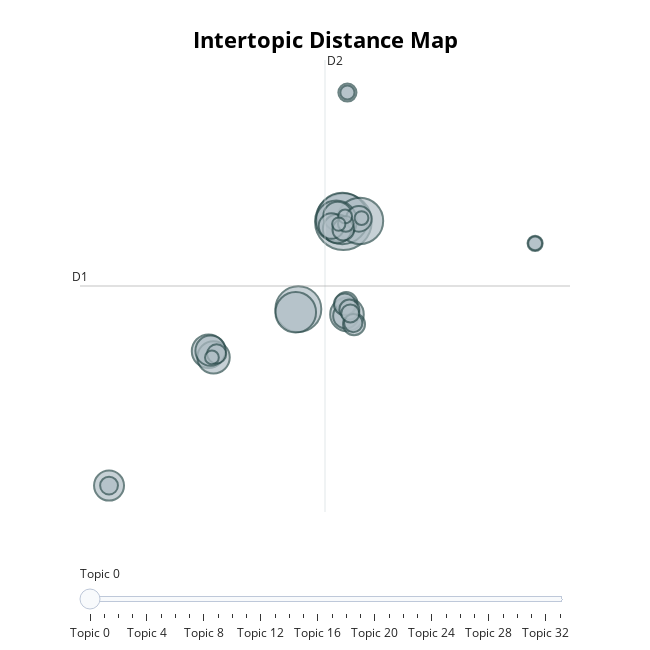

Notebook code for this chart:
### Code cell
bert_topic_model.reduce_topics(bert_text_list, nr_topics=35)
bert_topic_model.visualize_topics()

### Figure 1 — Plotly figure (JSON) as saved in the notebook; plotly's stock layout.template omitted (floating-point values rounded to 4 significant figures)
{"data": [{"customdata": [[0, "health | ai | clinical | medical | care", 1357], [1, "ai | data | customer | business | generative", 1122], [2, "rawpixel | px 300 | px | 300 | rawpixel ltd", 916], [3, "market | growth | analysis | global | intelligence", 895], [4, "gpt | chat | chat gpt | ai | microsoft", 717], [5, "nvidia | ai | edge | us | new", 700], [6, "ai | intelligence | artificial | biden | artificial intelligence", 479], [7, "sports | republic | ai | nfl | home", 477], [8, "nasdaq | stock | ai | market | shares", 446], [9, "price | share price | share | stocks | market", 389], [10, "india | ai | dh | indian | delhi", 381], [11, "china | ai | chinese | baidu | us", 352], [12, "students | ai | education | learning | gpt", 348], [13, "energy | ai | water | data | power", 278], [14, "ai | image | video | images | art", 278], [15, "security | ai | defense | cyber | cybersecurity", 271], [16, "altman | open ai | open | sam | ai", 214], [17, "music | ai | song | beatles | new", 205], [18, "musk | elon | elon musk | ai | open", 203], [19, "ai | retail | food | shopping | retailers", 198], [20, "air | radio | air playing | playing | npr", 170], [21, "gold | sie | ai | 100 | company", 155], [22, "actors | ai | strike | voice | sag", 142], [23, "apple | iphone | ai | os | new", 140], [24, "eu | ai | european | act | ai act", 139], [25, "uae | saudi | press | dubai | global", 135], [26, "automotive | driving | cars | vehicles | vehicle", 106], [27, "open | open ai | copyright | ai | times", 97], [28, "samsung | galaxy | ai | galaxy 24 | galaxy ai", 85], [29, "legal | ai | law | bob | everlaw", 82], [30, "financial | fraud | ai | sas | aml", 82], [31, "traded | btc | dollar | dollar trades | trades", 81], [32, "game | games | gaming | ai | np cs", 81], [33, "salary | data scientist | scientist | compensation | data", 76]], "hovertemplate": "<b>Topic %{customdata[0]}</b><br>%{customdata[1]}<br>Size: %{customdata[2]}", "legendgroup": "", "marker": {"color": "#B0BEC5", "line": {"color": "DarkSlateGrey", "width": 2}, "size": [1357, 1122, 916, 895, 717, 700, 479, 477, 446, 389, 381, 352, 348, 278, 278, 271, 214, 205, 203, 198, 170, 155, 142, 140, 139, 135, 106, 97, 85, 82, 82, 81, 81, 76], "sizemode": "area", "sizeref": 0.8481, "symbol": "circle"}, "mode": "markers", "name": "", "orientation": "v", "showlegend": false, "type": "scatter", "x": [3.217, 3.139, 4.526, -0.3356, 2.659, -0.539, 3.502, -7.418, -7.027, -7.263, -15.27, 2.768, 2.731, 2.279, 4.443, 3.41, 3.443, 4.058, 3.329, 3.213, 3.69, -6.782, 4.001, 3.537, 3.765, -15.27, 3.412, 18.35, 3.537, 18.35, 3.354, -7.154, 4.65, 2.854], "xaxis": "x", "y": [6.148, 6.375, 6.206, 0.02414, 6.197, -0.1975, -0.3445, -2.922, -3.353, -2.883, -12.34, 6.538, 5.651, 5.845, 6.35, -0.4493, 0.4302, -1.034, 0.3557, 5.594, -0.008824, -3.111, -0.9505, 15.2, -0.2765, -12.34, 5.999, 4.631, 15.2, 4.631, 6.52, -3.356, 6.405, 5.98], "yaxis": "y"}], "layout": {"annotations": [{"showarrow": false, "text": "D1", "x": -17.56, "y": 1.645, "yshift": 10}, {"showarrow": false, "text": "D2", "x": 1.769, "xshift": 10, "y": 17.48}], "height": 650, "hoverlabel": {"bgcolor": "white", "font": {"family": "Rockwell", "size": 16}}, "legend": {"itemsizing": "constant", "tracegroupgap": 0}, "margin": {"t": 60}, "shapes": [{"line": {"color": "#CFD8DC", "width": 2}, "type": "line", "x0": 1.769, "x1": 1.769, "y0": -14.19, "y1": 17.48}, {"line": {"color": "#9E9E9E", "width": 2}, "type": "line", "x0": -17.56, "x1": 21.1, "y0": 1.645, "y1": 1.645}], "sliders": [{"active": 0, "pad": {"t": 50}, "steps": [{"args": [{"marker.color": [["red", "#B0BEC5", "#B0BEC5", "#B0BEC5", "#B0BEC5", "#B0BEC5", "#B0BEC5", "#B0BEC5", "#B0BEC5", "#B0BEC5", "#B0BEC5", "#B0BEC5", "#B0BEC5", "#B0BEC5", "#B0BEC5", "#B0BEC5", "#B0BEC5", "#B0BEC5", "#B0BEC5", "#B0BEC5", "#B0BEC5", "#B0BEC5", "#B0BEC5", "#B0BEC5", "#B0BEC5", "#B0BEC5", "#B0BEC5", "#B0BEC5", "#B0BEC5", "#B0BEC5", "#B0BEC5", "#B0BEC5", "#B0BEC5", "#B0BEC5"]]}], "label": "Topic 0", "method": "update"}, {"args": [{"marker.color": [["#B0BEC5", "red", "#B0BEC5", "#B0BEC5", "#B0BEC5", "#B0BEC5", "#B0BEC5", "#B0BEC5", "#B0BEC5", "#B0BEC5", "#B0BEC5", "#B0BEC5", "#B0BEC5", "#B0BEC5", "#B0BEC5", "#B0BEC5", "#B0BEC5", "#B0BEC5", "#B0BEC5", "#B0BEC5", "#B0BEC5", "#B0BEC5", "#B0BEC5", "#B0BEC5", "#B0BEC5", "#B0BEC5", "#B0BEC5", "#B0BEC5", "#B0BEC5", "#B0BEC5", "#B0BEC5", "#B0BEC5", "#B0BEC5", "#B0BEC5"]]}], "label": "Topic 1", "method": "update"}, {"args": [{"marker.color": [["#B0BEC5", "#B0BEC5", "red", "#B0BEC5", "#B0BEC5", "#B0BEC5", "#B0BEC5", "#B0BEC5", "#B0BEC5", "#B0BEC5", "#B0BEC5", "#B0BEC5", "#B0BEC5", "#B0BEC5", "#B0BEC5", "#B0BEC5", "#B0BEC5", "#B0BEC5", "#B0BEC5", "#B0BEC5", "#B0BEC5", "#B0BEC5", "#B0BEC5", "#B0BEC5", "#B0BEC5", "#B0BEC5", "#B0BEC5", "#B0BEC5", "#B0BEC5", "#B0BEC5", "#B0BEC5", "#B0BEC5", "#B0BEC5", "#B0BEC5"]]}], "label": "Topic 2", "method": "update"}, {"args": [{"marker.color": [["#B0BEC5", "#B0BEC5", "#B0BEC5", "red", "#B0BEC5", "#B0BEC5", "#B0BEC5", "#B0BEC5", "#B0BEC5", "#B0BEC5", "#B0BEC5", "#B0BEC5", "#B0BEC5", "#B0BEC5", "#B0BEC5", "#B0BEC5", "#B0BEC5", "#B0BEC5", "#B0BEC5", "#B0BEC5", "#B0BEC5", "#B0BEC5", "#B0BEC5", "#B0BEC5", "#B0BEC5", "#B0BEC5", "#B0BEC5", "#B0BEC5", "#B0BEC5", "#B0BEC5", "#B0BEC5", "#B0BEC5", "#B0BEC5", "#B0BEC5"]]}], "label": "Topic 3", "method": "update"}, {"args": [{"marker.color": [["#B0BEC5", "#B0BEC5", "#B0BEC5", "#B0BEC5", "red", "#B0BEC5", "#B0BEC5", "#B0BEC5", "#B0BEC5", "#B0BEC5", "#B0BEC5", "#B0BEC5", "#B0BEC5", "#B0BEC5", "#B0BEC5", "#B0BEC5", "#B0BEC5", "#B0BEC5", "#B0BEC5", "#B0BEC5", "#B0BEC5", "#B0BEC5", "#B0BEC5", "#B0BEC5", "#B0BEC5", "#B0BEC5", "#B0BEC5", "#B0BEC5", "#B0BEC5", "#B0BEC5", "#B0BEC5", "#B0BEC5", "#B0BEC5", "#B0BEC5"]]}], "label": "Topic 4", "method": "update"}, {"args": [{"marker.color": [["#B0BEC5", "#B0BEC5", "#B0BEC5", "#B0BEC5", "#B0BEC5", "red", "#B0BEC5", "#B0BEC5", "#B0BEC5", "#B0BEC5", "#B0BEC5", "#B0BEC5", "#B0BEC5", "#B0BEC5", "#B0BEC5", "#B0BEC5", "#B0BEC5", "#B0BEC5", "#B0BEC5", "#B0BEC5", "#B0BEC5", "#B0BEC5", "#B0BEC5", "#B0BEC5", "#B0BEC5", "#B0BEC5", "#B0BEC5", "#B0BEC5", "#B0BEC5", "#B0BEC5", "#B0BEC5", "#B0BEC5", "#B0BEC5", "#B0BEC5"]]}], "label": "Topic 5", "method": "update"}, {"args": [{"marker.color": [["#B0BEC5", "#B0BEC5", "#B0BEC5", "#B0BEC5", "#B0BEC5", "#B0BEC5", "red", "#B0BEC5", "#B0BEC5", "#B0BEC5", "#B0BEC5", "#B0BEC5", "#B0BEC5", "#B0BEC5", "#B0BEC5", "#B0BEC5", "#B0BEC5", "#B0BEC5", "#B0BEC5", "#B0BEC5", "#B0BEC5", "#B0BEC5", "#B0BEC5", "#B0BEC5", "#B0BEC5", "#B0BEC5", "#B0BEC5", "#B0BEC5", "#B0BEC5", "#B0BEC5", "#B0BEC5", "#B0BEC5", "#B0BEC5", "#B0BEC5"]]}], "label": "Topic 6", "method": "update"}, {"args": [{"marker.color": [["#B0BEC5", "#B0BEC5", "#B0BEC5", "#B0BEC5", "#B0BEC5", "#B0BEC5", "#B0BEC5", "red", "#B0BEC5", "#B0BEC5", "#B0BEC5", "#B0BEC5", "#B0BEC5", "#B0BEC5", "#B0BEC5", "#B0BEC5", "#B0BEC5", "#B0BEC5", "#B0BEC5", "#B0BEC5", "#B0BEC5", "#B0BEC5", "#B0BEC5", "#B0BEC5", "#B0BEC5", "#B0BEC5", "#B0BEC5", "#B0BEC5", "#B0BEC5", "#B0BEC5", "#B0BEC5", "#B0BEC5", "#B0BEC5", "#B0BEC5"]]}], "label": "Topic 7", "method": "update"}, {"args": [{"marker.color": [["#B0BEC5", "#B0BEC5", "#B0BEC5", "#B0BEC5", "#B0BEC5", "#B0BEC5", "#B0BEC5", "#B0BEC5", "red", "#B0BEC5", "#B0BEC5", "#B0BEC5", "#B0BEC5", "#B0BEC5", "#B0BEC5", "#B0BEC5", "#B0BEC5", "#B0BEC5", "#B0BEC5", "#B0BEC5", "#B0BEC5", "#B0BEC5", "#B0BEC5", "#B0BEC5", "#B0BEC5", "#B0BEC5", "#B0BEC5", "#B0BEC5", "#B0BEC5", "#B0BEC5", "#B0BEC5", "#B0BEC5", "#B0BEC5", "#B0BEC5"]]}], "label": "Topic 8", "method": "update"}, {"args": [{"marker.color": [["#B0BEC5", "#B0BEC5", "#B0BEC5", "#B0BEC5", "#B0BEC5", "#B0BEC5", "#B0BEC5", "#B0BEC5", "#B0BEC5", "red", "#B0BEC5", "#B0BEC5", "#B0BEC5", "#B0BEC5", "#B0BEC5", "#B0BEC5", "#B0BEC5", "#B0BEC5", "#B0BEC5", "#B0BEC5", "#B0BEC5", "#B0BEC5", "#B0BEC5", "#B0BEC5", "#B0BEC5", "#B0BEC5", "#B0BEC5", "#B0BEC5", "#B0BEC5", "#B0BEC5", "#B0BEC5", "#B0BEC5", "#B0BEC5", "#B0BEC5"]]}], "label": "Topic 9", "method": "update"}, {"args": [{"marker.color": [["#B0BEC5", "#B0BEC5", "#B0BEC5", "#B0BEC5", "#B0BEC5", "#B0BEC5", "#B0BEC5", "#B0BEC5", "#B0BEC5", "#B0BEC5", "red", "#B0BEC5", "#B0BEC5", "#B0BEC5", "#B0BEC5", "#B0BEC5", "#B0BEC5", "#B0BEC5", "#B0BEC5", "#B0BEC5", "#B0BEC5", "#B0BEC5", "#B0BEC5", "#B0BEC5", "#B0BEC5", "#B0BEC5", "#B0BEC5", "#B0BEC5", "#B0BEC5", "#B0BEC5", "#B0BEC5", "#B0BEC5", "#B0BEC5", "#B0BEC5"]]}], "label": "Topic 10", "method": "update"}, {"args": [{"marker.color": [["#B0BEC5", "#B0BEC5", "#B0BEC5", "#B0BEC5", "#B0BEC5", "#B0BEC5", "#B0BEC5", "#B0BEC5", "#B0BEC5", "#B0BEC5", "#B0BEC5", "red", "#B0BEC5", "#B0BEC5", "#B0BEC5", "#B0BEC5", "#B0BEC5", "#B0BEC5", "#B0BEC5", "#B0BEC5", "#B0BEC5", "#B0BEC5", "#B0BEC5", "#B0BEC5", "#B0BEC5", "#B0BEC5", "#B0BEC5", "#B0BEC5", "#B0BEC5", "#B0BEC5", "#B0BEC5", "#B0BEC5", "#B0BEC5", "#B0BEC5"]]}], "label": "Topic 11", "method": "update"}, {"args": [{"marker.color": [["#B0BEC5", "#B0BEC5", "#B0BEC5", "#B0BEC5", "#B0BEC5", "#B0BEC5", "#B0BEC5", "#B0BEC5", "#B0BEC5", "#B0BEC5", "#B0BEC5", "#B0BEC5", "red", "#B0BEC5", "#B0BEC5", "#B0BEC5", "#B0BEC5", "#B0BEC5", "#B0BEC5", "#B0BEC5", "#B0BEC5", "#B0BEC5", "#B0BEC5", "#B0BEC5", "#B0BEC5", "#B0BEC5", "#B0BEC5", "#B0BEC5", "#B0BEC5", "#B0BEC5", "#B0BEC5", "#B0BEC5", "#B0BEC5", "#B0BEC5"]]}], "label": "Topic 12", "method": "update"}, {"args": [{"marker.color": [["#B0BEC5", "#B0BEC5", "#B0BEC5", "#B0BEC5", "#B0BEC5", "#B0BEC5", "#B0BEC5", "#B0BEC5", "#B0BEC5", "#B0BEC5", "#B0BEC5", "#B0BEC5", "#B0BEC5", "red", "#B0BEC5", "#B0BEC5", "#B0BEC5", "#B0BEC5", "#B0BEC5", "#B0BEC5", "#B0BEC5", "#B0BEC5", "#B0BEC5", "#B0BEC5", "#B0BEC5", "#B0BEC5", "#B0BEC5", "#B0BEC5", "#B0BEC5", "#B0BEC5", "#B0BEC5", "#B0BEC5", "#B0BEC5", "#B0BEC5"]]}], "label": "Topic 13", "method": "update"}, {"args": [{"marker.color": [["#B0BEC5", "#B0BEC5", "#B0BEC5", "#B0BEC5", "#B0BEC5", "#B0BEC5", "#B0BEC5", "#B0BEC5", "#B0BEC5", "#B0BEC5", "#B0BEC5", "#B0BEC5", "#B0BEC5", "#B0BEC5", "red", "#B0BEC5", "#B0BEC5", "#B0BEC5", "#B0BEC5", "#B0BEC5", "#B0BEC5", "#B0BEC5", "#B0BEC5", "#B0BEC5", "#B0BEC5", "#B0BEC5", "#B0BEC5", "#B0BEC5", "#B0BEC5", "#B0BEC5", "#B0BEC5", "#B0BEC5", "#B0BEC5", "#B0BEC5"]]}], "label": "Topic 14", "method": "update"}, {"args": [{"marker.color": [["#B0BEC5", "#B0BEC5", "#B0BEC5", "#B0BEC5", "#B0BEC5", "#B0BEC5", "#B0BEC5", "#B0BEC5", "#B0BEC5", "#B0BEC5", "#B0BEC5", "#B0BEC5", "#B0BEC5", "#B0BEC5", "#B0BEC5", "red", "#B0BEC5", "#B0BEC5", "#B0BEC5", "#B0BEC5", "#B0BEC5", "#B0BEC5", "#B0BEC5", "#B0BEC5", "#B0BEC5", "#B0BEC5", "#B0BEC5", "#B0BEC5", "#B0BEC5", "#B0BEC5", "#B0BEC5", "#B0BEC5", "#B0BEC5", "#B0BEC5"]]}], "label": "Topic 15", "method": "update"}, {"args": [{"marker.color": [["#B0BEC5", "#B0BEC5", "#B0BEC5", "#B0BEC5", "#B0BEC5", "#B0BEC5", "#B0BEC5", "#B0BEC5", "#B0BEC5", "#B0BEC5", "#B0BEC5", "#B0BEC5", "#B0BEC5", "#B0BEC5", "#B0BEC5", "#B0BEC5", "red", "#B0BEC5", "#B0BEC5", "#B0BEC5", "#B0BEC5", "#B0BEC5", "#B0BEC5", "#B0BEC5", "#B0BEC5", "#B0BEC5", "#B0BEC5", "#B0BEC5", "#B0BEC5", "#B0BEC5", "#B0BEC5", "#B0BEC5", "#B0BEC5", "#B0BEC5"]]}], "label": "Topic 16", "method": "update"}, {"args": [{"marker.color": [["#B0BEC5", "#B0BEC5", "#B0BEC5", "#B0BEC5", "#B0BEC5", "#B0BEC5", "#B0BEC5", "#B0BEC5", "#B0BEC5", "#B0BEC5", "#B0BEC5", "#B0BEC5", "#B0BEC5", "#B0BEC5", "#B0BEC5", "#B0BEC5", "#B0BEC5", "red", "#B0BEC5", "#B0BEC5", "#B0BEC5", "#B0BEC5", "#B0BEC5", "#B0BEC5", "#B0BEC5", "#B0BEC5", "#B0BEC5", "#B0BEC5", "#B0BEC5", "#B0BEC5", "#B0BEC5", "#B0BEC5", "#B0BEC5", "#B0BEC5"]]}], "label": "Topic 17", "method": "update"}, {"args": [{"marker.color": [["#B0BEC5", "#B0BEC5", "#B0BEC5", "#B0BEC5", "#B0BEC5", "#B0BEC5", "#B0BEC5", "#B0BEC5", "#B0BEC5", "#B0BEC5", "#B0BEC5", "#B0BEC5", "#B0BEC5", "#B0BEC5", "#B0BEC5", "#B0BEC5", "#B0BEC5", "#B0BEC5", "red", "#B0BEC5", "#B0BEC5", "#B0BEC5", "#B0BEC5", "#B0BEC5", "#B0BEC5", "#B0BEC5", "#B0BEC5", "#B0BEC5", "#B0BEC5", "#B0BEC5", "#B0BEC5", "#B0BEC5", "#B0BEC5", "#B0BEC5"]]}], "label": "Topic 18", "method": "update"}, {"args": [{"marker.color": [["#B0BEC5", "#B0BEC5", "#B0BEC5", "#B0BEC5", "#B0BEC5", "#B0BEC5", "#B0BEC5", "#B0BEC5", "#B0BEC5", "#B0BEC5", "#B0BEC5", "#B0BEC5", "#B0BEC5", "#B0BEC5", "#B0BEC5", "#B0BEC5", "#B0BEC5", "#B0BEC5", "#B0BEC5", "red", "#B0BEC5", "#B0BEC5", "#B0BEC5", "#B0BEC5", "#B0BEC5", "#B0BEC5", "#B0BEC5", "#B0BEC5", "#B0BEC5", "#B0BEC5", "#B0BEC5", "#B0BEC5", "#B0BEC5", "#B0BEC5"]]}], "label": "Topic 19", "method": "update"}, {"args": [{"marker.color": [["#B0BEC5", "#B0BEC5", "#B0BEC5", "#B0BEC5", "#B0BEC5", "#B0BEC5", "#B0BEC5", "#B0BEC5", "#B0BEC5", "#B0BEC5", "#B0BEC5", "#B0BEC5", "#B0BEC5", "#B0BEC5", "#B0BEC5", "#B0BEC5", "#B0BEC5", "#B0BEC5", "#B0BEC5", "#B0BEC5", "red", "#B0BEC5", "#B0BEC5", "#B0BEC5", "#B0BEC5", "#B0BEC5", "#B0BEC5", "#B0BEC5", "#B0BEC5", "#B0BEC5", "#B0BEC5", "#B0BEC5", "#B0BEC5", "#B0BEC5"]]}], "label": "Topic 20", "method": "update"}, {"args": [{"marker.color": [["#B0BEC5", "#B0BEC5", "#B0BEC5", "#B0BEC5", "#B0BEC5", "#B0BEC5", "#B0BEC5", "#B0BEC5", "#B0BEC5", "#B0BEC5", "#B0BEC5", "#B0BEC5", "#B0BEC5", "#B0BEC5", "#B0BEC5", "#B0BEC5", "#B0BEC5", "#B0BEC5", "#B0BEC5", "#B0BEC5", "#B0BEC5", "red", "#B0BEC5", "#B0BEC5", "#B0BEC5", "#B0BEC5", "#B0BEC5", "#B0BEC5", "#B0BEC5", "#B0BEC5", "#B0BEC5", "#B0BEC5", "#B0BEC5", "#B0BEC5"]]}], "label": "Topic 21", "method": "update"}, {"args": [{"marker.color": [["#B0BEC5", "#B0BEC5", "#B0BEC5", "#B0BEC5", "#B0BEC5", "#B0BEC5", "#B0BEC5", "#B0BEC5", "#B0BEC5", "#B0BEC5", "#B0BEC5", "#B0BEC5", "#B0BEC5", "#B0BEC5", "#B0BEC5", "#B0BEC5", "#B0BEC5", "#B0BEC5", "#B0BEC5", "#B0BEC5", "#B0BEC5", "#B0BEC5", "red", "#B0BEC5", "#B0BEC5", "#B0BEC5", "#B0BEC5", "#B0BEC5", "#B0BEC5", "#B0BEC5", "#B0BEC5", "#B0BEC5", "#B0BEC5", "#B0BEC5"]]}], "label": "Topic 22", "method": "update"}, {"args": [{"marker.color": [["#B0BEC5", "#B0BEC5", "#B0BEC5", "#B0BEC5", "#B0BEC5", "#B0BEC5", "#B0BEC5", "#B0BEC5", "#B0BEC5", "#B0BEC5", "#B0BEC5", "#B0BEC5", "#B0BEC5", "#B0BEC5", "#B0BEC5", "#B0BEC5", "#B0BEC5", "#B0BEC5", "#B0BEC5", "#B0BEC5", "#B0BEC5", "#B0BEC5", "#B0BEC5", "red", "#B0BEC5", "#B0BEC5", "#B0BEC5", "#B0BEC5", "#B0BEC5", "#B0BEC5", "#B0BEC5", "#B0BEC5", "#B0BEC5", "#B0BEC5"]]}], "label": "Topic 23", "method": "update"}, {"args": [{"marker.color": [["#B0BEC5", "#B0BEC5", "#B0BEC5", "#B0BEC5", "#B0BEC5", "#B0BEC5", "#B0BEC5", "#B0BEC5", "#B0BEC5", "#B0BEC5", "#B0BEC5", "#B0BEC5", "#B0BEC5", "#B0BEC5", "#B0BEC5", "#B0BEC5", "#B0BEC5", "#B0BEC5", "#B0BEC5", "#B0BEC5", "#B0BEC5", "#B0BEC5", "#B0BEC5", "#B0BEC5", "red", "#B0BEC5", "#B0BEC5", "#B0BEC5", "#B0BEC5", "#B0BEC5", "#B0BEC5", "#B0BEC5", "#B0BEC5", "#B0BEC5"]]}], "label": "Topic 24", "method": "update"}, {"args": [{"marker.color": [["#B0BEC5", "#B0BEC5", "#B0BEC5", "#B0BEC5", "#B0BEC5", "#B0BEC5", "#B0BEC5", "#B0BEC5", "#B0BEC5", "#B0BEC5", "#B0BEC5", "#B0BEC5", "#B0BEC5", "#B0BEC5", "#B0BEC5", "#B0BEC5", "#B0BEC5", "#B0BEC5", "#B0BEC5", "#B0BEC5", "#B0BEC5", "#B0BEC5", "#B0BEC5", "#B0BEC5", "#B0BEC5", "red", "#B0BEC5", "#B0BEC5", "#B0BEC5", "#B0BEC5", "#B0BEC5", "#B0BEC5", "#B0BEC5", "#B0BEC5"]]}], "label": "Topic 25", "method": "update"}, {"args": [{"marker.color": [["#B0BEC5", "#B0BEC5", "#B0BEC5", "#B0BEC5", "#B0BEC5", "#B0BEC5", "#B0BEC5", "#B0BEC5", "#B0BEC5", "#B0BEC5", "#B0BEC5", "#B0BEC5", "#B0BEC5", "#B0BEC5", "#B0BEC5", "#B0BEC5", "#B0BEC5", "#B0BEC5", "#B0BEC5", "#B0BEC5", "#B0BEC5", "#B0BEC5", "#B0BEC5", "#B0BEC5", "#B0BEC5", "#B0BEC5", "red", "#B0BEC5", "#B0BEC5", "#B0BEC5", "#B0BEC5", "#B0BEC5", "#B0BEC5", "#B0BEC5"]]}], "label": "Topic 26", "method": "update"}, {"args": [{"marker.color": [["#B0BEC5", "#B0BEC5", "#B0BEC5", "#B0BEC5", "#B0BEC5", "#B0BEC5", "#B0BEC5", "#B0BEC5", "#B0BEC5", "#B0BEC5", "#B0BEC5", "#B0BEC5", "#B0BEC5", "#B0BEC5", "#B0BEC5", "#B0BEC5", "#B0BEC5", "#B0BEC5", "#B0BEC5", "#B0BEC5", "#B0BEC5", "#B0BEC5", "#B0BEC5", "#B0BEC5", "#B0BEC5", "#B0BEC5", "#B0BEC5", "red", "#B0BEC5", "#B0BEC5", "#B0BEC5", "#B0BEC5", "#B0BEC5", "#B0BEC5"]]}], "label": "Topic 27", "method": "update"}, {"args": [{"marker.color": [["#B0BEC5", "#B0BEC5", "#B0BEC5", "#B0BEC5", "#B0BEC5", "#B0BEC5", "#B0BEC5", "#B0BEC5", "#B0BEC5", "#B0BEC5", "#B0BEC5", "#B0BEC5", "#B0BEC5", "#B0BEC5", "#B0BEC5", "#B0BEC5", "#B0BEC5", "#B0BEC5", "#B0BEC5", "#B0BEC5", "#B0BEC5", "#B0BEC5", "#B0BEC5", "#B0BEC5", "#B0BEC5", "#B0BEC5", "#B0BEC5", "#B0BEC5", "red", "#B0BEC5", "#B0BEC5", "#B0BEC5", "#B0BEC5", "#B0BEC5"]]}], "label": "Topic 28", "method": "update"}, {"args": [{"marker.color": [["#B0BEC5", "#B0BEC5", "#B0BEC5", "#B0BEC5", "#B0BEC5", "#B0BEC5", "#B0BEC5", "#B0BEC5", "#B0BEC5", "#B0BEC5", "#B0BEC5", "#B0BEC5", "#B0BEC5", "#B0BEC5", "#B0BEC5", "#B0BEC5", "#B0BEC5", "#B0BEC5", "#B0BEC5", "#B0BEC5", "#B0BEC5", "#B0BEC5", "#B0BEC5", "#B0BEC5", "#B0BEC5", "#B0BEC5", "#B0BEC5", "#B0BEC5", "#B0BEC5", "red", "#B0BEC5", "#B0BEC5", "#B0BEC5", "#B0BEC5"]]}], "label": "Topic 29", "method": "update"}, {"args": [{"marker.color": [["#B0BEC5", "#B0BEC5", "#B0BEC5", "#B0BEC5", "#B0BEC5", "#B0BEC5", "#B0BEC5", "#B0BEC5", "#B0BEC5", "#B0BEC5", "#B0BEC5", "#B0BEC5", "#B0BEC5", "#B0BEC5", "#B0BEC5", "#B0BEC5", "#B0BEC5", "#B0BEC5", "#B0BEC5", "#B0BEC5", "#B0BEC5", "#B0BEC5", "#B0BEC5", "#B0BEC5", "#B0BEC5", "#B0BEC5", "#B0BEC5", "#B0BEC5", "#B0BEC5", "#B0BEC5", "red", "#B0BEC5", "#B0BEC5", "#B0BEC5"]]}], "label": "Topic 30", "method": "update"}, {"args": [{"marker.color": [["#B0BEC5", "#B0BEC5", "#B0BEC5", "#B0BEC5", "#B0BEC5", "#B0BEC5", "#B0BEC5", "#B0BEC5", "#B0BEC5", "#B0BEC5", "#B0BEC5", "#B0BEC5", "#B0BEC5", "#B0BEC5", "#B0BEC5", "#B0BEC5", "#B0BEC5", "#B0BEC5", "#B0BEC5", "#B0BEC5", "#B0BEC5", "#B0BEC5", "#B0BEC5", "#B0BEC5", "#B0BEC5", "#B0BEC5", "#B0BEC5", "#B0BEC5", "#B0BEC5", "#B0BEC5", "#B0BEC5", "red", "#B0BEC5", "#B0BEC5"]]}], "label": "Topic 31", "method": "update"}, {"args": [{"marker.color": [["#B0BEC5", "#B0BEC5", "#B0BEC5", "#B0BEC5", "#B0BEC5", "#B0BEC5", "#B0BEC5", "#B0BEC5", "#B0BEC5", "#B0BEC5", "#B0BEC5", "#B0BEC5", "#B0BEC5", "#B0BEC5", "#B0BEC5", "#B0BEC5", "#B0BEC5", "#B0BEC5", "#B0BEC5", "#B0BEC5", "#B0BEC5", "#B0BEC5", "#B0BEC5", "#B0BEC5", "#B0BEC5", "#B0BEC5", "#B0BEC5", "#B0BEC5", "#B0BEC5", "#B0BEC5", "#B0BEC5", "#B0BEC5", "red", "#B0BEC5"]]}], "label": "Topic 32", "method": "update"}, {"args": [{"marker.color": [["#B0BEC5", "#B0BEC5", "#B0BEC5", "#B0BEC5", "#B0BEC5", "#B0BEC5", "#B0BEC5", "#B0BEC5", "#B0BEC5", "#B0BEC5", "#B0BEC5", "#B0BEC5", "#B0BEC5", "#B0BEC5", "#B0BEC5", "#B0BEC5", "#B0BEC5", "#B0BEC5", "#B0BEC5", "#B0BEC5", "#B0BEC5", "#B0BEC5", "#B0BEC5", "#B0BEC5", "#B0BEC5", "#B0BEC5", "#B0BEC5", "#B0BEC5", "#B0BEC5", "#B0BEC5", "#B0BEC5", "#B0BEC5", "#B0BEC5", "red"]]}], "label": "Topic 33", "method": "update"}]}], "title": {"font": {"color": "Black", "size": 22}, "text": "<b>Intertopic Distance Map</b>", "x": 0.5, "xanchor": "center", "y": 0.95, "yanchor": "top"}, "width": 650, "xaxis": {"anchor": "y", "domain": [0, 1], "range": [-17.56, 21.1], "title": {"text": ""}, "visible": false}, "yaxis": {"anchor": "x", "domain": [0, 1], "range": [-14.19, 17.48], "title": {"text": ""}, "visible": false}}}
